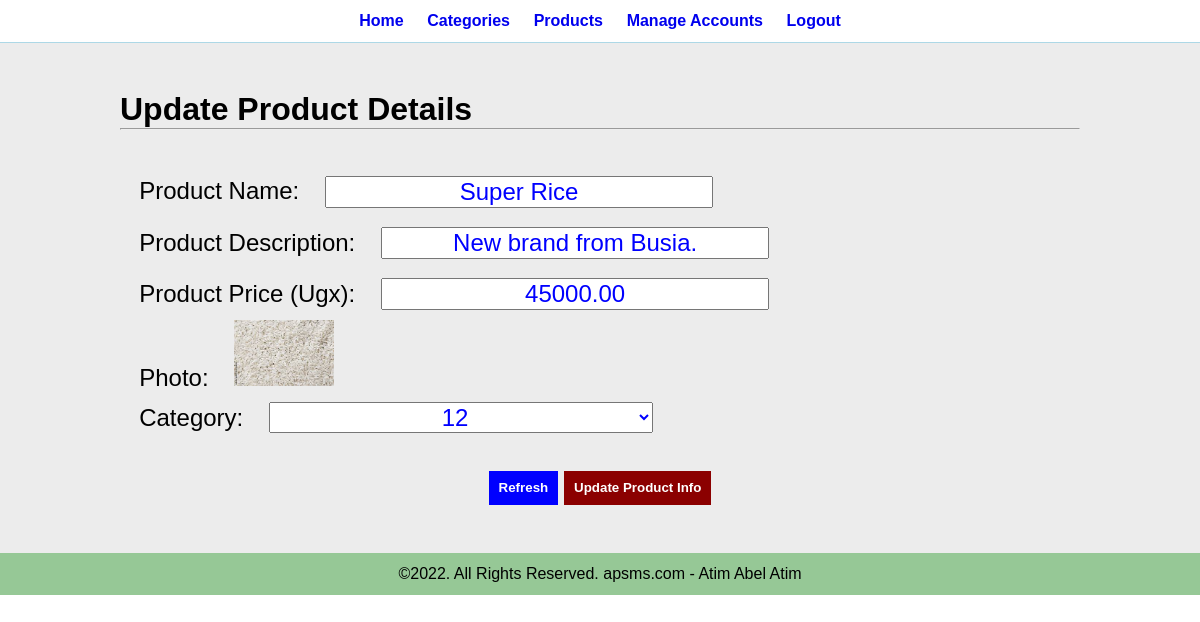
Page /admin/update_product.php?update_id=3 (signed in) on the committed database.
### tables this page shows
CREATE TABLE `products` (
  `s_no` int(10) UNSIGNED NOT NULL,
  `product_name` varchar(150) NOT NULL,
  `description` text NOT NULL,
  `price` decimal(10,2) NOT NULL,
  `img` varchar(150) NOT NULL,
  `category_id` int(10) UNSIGNED NOT NULL
);

### admin/update_product.php (the view, shortened to what this page needs)
<?php include ("includes/header.php"); ?>
<div class="main">
<div class="wrapper">
<h1>Update Product Details</h1><hr><br><br>
<div class="credentials">
<form action="" method="post" autocomplete="off">
<?php
include("../db_connect.php");
if(isset($_GET['update_id']))
{
$uid = $_GET['update_id'];
$query = "select * from products where s_no = '$uid'";
$exec = mysqli_query($con,$query);
while($row = mysqli_fetch_array($exec))
{
echo("<label>Product Name: </label><input type='text' value='$row[1]' name='pname' required><br>");
echo("<label>Product Description: </label><input type='text' value='$row[2]' name='desc' required><br>");
echo("<label>Product Price (Ugx): </label><input type='text' value='$row[3]' name='price' required><br>");
if($row[4]!="")
{
echo("<label>Photo: </label><td><img src='../resources/images/products/$row[4]' width='100px'></td>");
}
else
{
echo ("<td>" . "Image not uploaded" . "</td><br>");
}
echo("<br><label>Category: </label>");
?>
<select name="cat" required>
<option value="<?php echo($row[5]);?>"><?php echo($row[5]);?></option>
</select>
<?php
}
}
?>
<div><br>
<center>
<button class="btn-secondary" type="reset" name="reset" id="rfr">Refresh</button>
<button class="btn-primary" type="submit" name="submit" id="save">Update Product Info</button>
</center>
</div>
</form>
</div>
</div>
</div>
<?php include ("includes/footer.php"); ?>
</body>
</html>

### css/admin.css (style rules this page uses)
* { font-family: 'Lucida Sans', 'Lucida Sans Regular', 'Lucida Grande', 'Lucida Sans Unicode', Geneva, Verdana, sans-serif; margin: 0; padding: 0; }
.wrapper { width: 80%; padding: 1%; margin: 0 auto; }
.btn-primary { background-color: darkred; color: white; cursor: pointer; padding: 1%; text-decoration: none; font-weight: bold; border: none; }
.btn-secondary { background-color: blue; color: white; cursor: pointer; padding: 1%; text-decoration: none; font-weight: bold; border: none; }
.main { background-color: #ececec; padding: 3% 0; }
.credentials { font-size: 1.5rem; }
.credentials label { padding: 2%; }
.credentials input { color: blue; font-size: 1.5rem; width: 40%; text-align: center; margin: 1% 0; }
.credentials select { color: blue; font-size: 1.5rem; width: 40%; text-align: center; margin: 1% 0; }

### rows in the picture
products: pname "Super Rice", desc "New brand from Busia.", price "45000.00", img (picture), cat "12"
